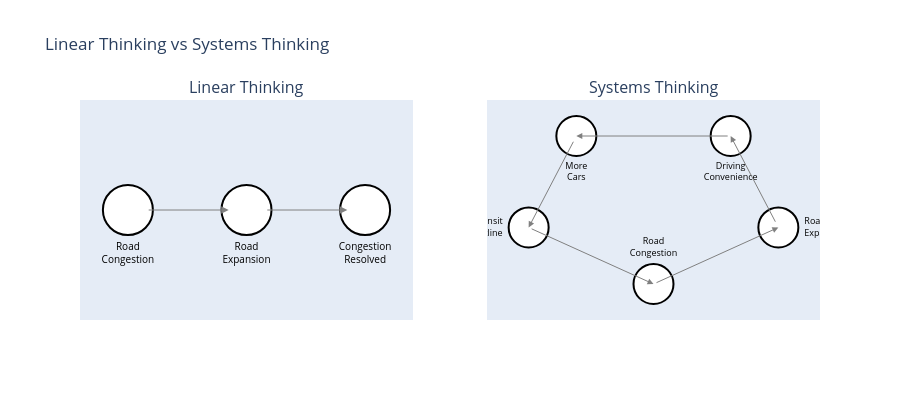

The notebook cell this image was saved under:
### Markdown cell above
---

## Part 1. 시스템 사고: 선형적 사고의 한계와 피드백 루프

---

### 6.1 왜 시스템 사고가 필요한가?

기획자들이 가장 흔하게 저지르는 오류는 **복잡한 문제를 선형적으로 사고**하는 것이다.

> "A를 하면 B가 된다" — 이 단순한 가정이 얼마나 많은 정책과 전략을 실패하게 만들었는가?

### 교통 혼잡의 역설 (유발 수요)

```
선형적 사고:   도로 혼잡 → 도로 확장 → 혼잡 해소 ✓

실제 시스템:   도로 혼잡 → 도로 확장 → 운전 편리 → 자가용 증가
                                        → 대중교통 이용 감소
                                        → 대중교통 서비스 축소
                                        → 더 많은 자가용 전환
                                        → 도로 다시 혼잡! ✗
```

| 구분 | 선형적 사고 | 시스템 사고 |
|------|------------|------------|
| 인과관계 | 일방향 (A→B) | 순환 (A→B→...→A) |
| 시간 관점 | 정적, 단기 | 동적, 장기 |
| 분석 단위 | 개별 요소 | 전체 시스템 |
| 최적화 | 부분 최적화 | 전체 최적화 |
| 대응 방식 | 증상 치료 | 근본 구조 변화 |

### Code cell
# 시각화: 선형적 사고 vs 시스템 사고
fig = make_subplots(
    rows=1, cols=2,
    subplot_titles=('Linear Thinking', 'Systems Thinking'),
    specs=[[{'type': 'scatter'}, {'type': 'scatter'}]]
)

# 선형적 사고: 직선 화살표
linear_nodes_x = [0, 1, 2]
linear_nodes_y = [1, 1, 1]
linear_labels = ['Road<br>Congestion', 'Road<br>Expansion', 'Congestion<br>Resolved']
linear_colors = ['#FF6B6B', '#4ECDC4', '#45B7D1']

fig.add_trace(go.Scatter(
    x=linear_nodes_x, y=linear_nodes_y,
    mode='markers+text',
    marker=dict(size=50, color='white', line=dict(color='black', width=2)),
    text=linear_labels,
    textposition='bottom center',
    textfont=dict(size=10, color='black'),
    showlegend=False
), row=1, col=1)

for i in range(2):
    fig.add_annotation(
        x=linear_nodes_x[i+1]-0.15, y=1,
        ax=linear_nodes_x[i]+0.15, ay=1,
        xref='x', yref='y', axref='x', ayref='y',
        showarrow=True, arrowhead=2, arrowsize=1.5, arrowcolor='gray'
    )

# 시스템 사고: 순환 구조
n_nodes = 5
angles = np.linspace(0, 2*np.pi, n_nodes, endpoint=False) - np.pi/2
radius = 0.8
cx, cy = 1.0, 1.0
sys_x = cx + radius * np.cos(angles)
sys_y = cy + radius * np.sin(angles)
sys_labels = ['Road<br>Congestion', 'Road<br>Expansion', 'Driving<br>Convenience',
              'More<br>Cars', 'Transit<br>Decline']
sys_colors = ['#FF6B6B', '#4ECDC4', '#FFEAA7', '#E17055', '#DDA0DD']

fig.add_trace(go.Scatter(
    x=sys_x, y=sys_y,
    mode='markers+text',
    marker=dict(size=40, color='white', line=dict(color='black', width=2)),
    text=sys_labels,
    textposition=['top center', 'middle right', 'bottom center',
                  'bottom center', 'middle left'],
    textfont=dict(size=9, color='black'),
    showlegend=False
), row=1, col=2)

for i in range(n_nodes):
    ni = (i + 1) % n_nodes
    fig.add_annotation(
        x=sys_x[ni], y=sys_y[ni],
        ax=sys_x[i], ay=sys_y[i],
        xref='x2', yref='y2', axref='x2', ayref='y2',
        showarrow=True, arrowhead=2, arrowsize=1.2, arrowcolor='gray'
    )

fig.update_xaxes(showgrid=False, zeroline=False, showticklabels=False)
fig.update_yaxes(showgrid=False, zeroline=False, showticklabels=False)
fig.update_layout(height=400, title_text='Linear Thinking vs Systems Thinking')
fig.show()

print("💡 핵심: 선형적 사고는 A→B만 본다. 시스템 사고는 A→B→...→A 순환을 본다.")
print("   도로 확장 → 유발 수요(Induced Demand) → 다시 혼잡. 이것이 피드백 루프다.")

### Figure 1 — Plotly figure (JSON) as saved in the notebook; plotly's stock layout.template omitted (floating-point values rounded to 4 significant figures)
{"data": [{"marker": {"color": "white", "line": {"color": "black", "width": 2}, "size": 50}, "mode": "markers+text", "showlegend": false, "text": ["Road<br>Congestion", "Road<br>Expansion", "Congestion<br>Resolved"], "textfont": {"color": "black", "size": 10}, "textposition": "bottom center", "type": "scatter", "x": [0, 1, 2], "xaxis": "x", "y": [1, 1, 1], "yaxis": "y"}, {"marker": {"color": "white", "line": {"color": "black", "width": 2}, "size": 40}, "mode": "markers+text", "showlegend": false, "text": ["Road<br>Congestion", "Road<br>Expansion", "Driving<br>Convenience", "More<br>Cars", "Transit<br>Decline"], "textfont": {"color": "black", "size": 9}, "textposition": ["top center", "middle right", "bottom center", "bottom center", "middle left"], "type": "scatter", "x": [1.0, 1.761, 1.47, 0.5298, 0.2392], "xaxis": "x2", "y": [0.2, 0.7528, 1.647, 1.647, 0.7528], "yaxis": "y2"}], "layout": {"annotations": [{"font": {"size": 16}, "showarrow": false, "text": "Linear Thinking", "x": 0.225, "xanchor": "center", "xref": "paper", "y": 1, "yanchor": "bottom", "yref": "paper"}, {"font": {"size": 16}, "showarrow": false, "text": "Systems Thinking", "x": 0.775, "xanchor": "center", "xref": "paper", "y": 1, "yanchor": "bottom", "yref": "paper"}, {"arrowcolor": "gray", "arrowhead": 2, "arrowsize": 1.5, "ax": 0.15, "axref": "x", "ay": 1, "ayref": "y", "showarrow": true, "x": 0.85, "xref": "x", "y": 1, "yref": "y"}, {"arrowcolor": "gray", "arrowhead": 2, "arrowsize": 1.5, "ax": 1.15, "axref": "x", "ay": 1, "ayref": "y", "showarrow": true, "x": 1.85, "xref": "x", "y": 1, "yref": "y"}, {"arrowcolor": "gray", "arrowhead": 2, "arrowsize": 1.2, "ax": 1, "axref": "x2", "ay": 0.2, "ayref": "y2", "showarrow": true, "x": 1.761, "xref": "x2", "y": 0.7528, "yref": "y2"}, {"arrowcolor": "gray", "arrowhead": 2, "arrowsize": 1.2, "ax": 1.761, "axref": "x2", "ay": 0.7528, "ayref": "y2", "showarrow": true, "x": 1.47, "xref": "x2", "y": 1.647, "yref": "y2"}, {"arrowcolor": "gray", "arrowhead": 2, "arrowsize": 1.2, "ax": 1.47, "axref": "x2", "ay": 1.647, "ayref": "y2", "showarrow": true, "x": 0.5298, "xref": "x2", "y": 1.647, "yref": "y2"}, {"arrowcolor": "gray", "arrowhead": 2, "arrowsize": 1.2, "ax": 0.5298, "axref": "x2", "ay": 1.647, "ayref": "y2", "showarrow": true, "x": 0.2392, "xref": "x2", "y": 0.7528, "yref": "y2"}, {"arrowcolor": "gray", "arrowhead": 2, "arrowsize": 1.2, "ax": 0.2392, "axref": "x2", "ay": 0.7528, "ayref": "y2", "showarrow": true, "x": 1, "xref": "x2", "y": 0.2, "yref": "y2"}], "height": 400, "title": {"text": "Linear Thinking vs Systems Thinking"}, "xaxis": {"anchor": "y", "domain": [0, 0.45], "showgrid": false, "showticklabels": false, "zeroline": false}, "xaxis2": {"anchor": "y2", "domain": [0.55, 1], "showgrid": false, "showticklabels": false, "zeroline": false}, "yaxis": {"anchor": "x", "domain": [0, 1], "showgrid": false, "showticklabels": false, "zeroline": false}, "yaxis2": {"anchor": "x2", "domain": [0, 1], "showgrid": false, "showticklabels": false, "zeroline": false}}}
